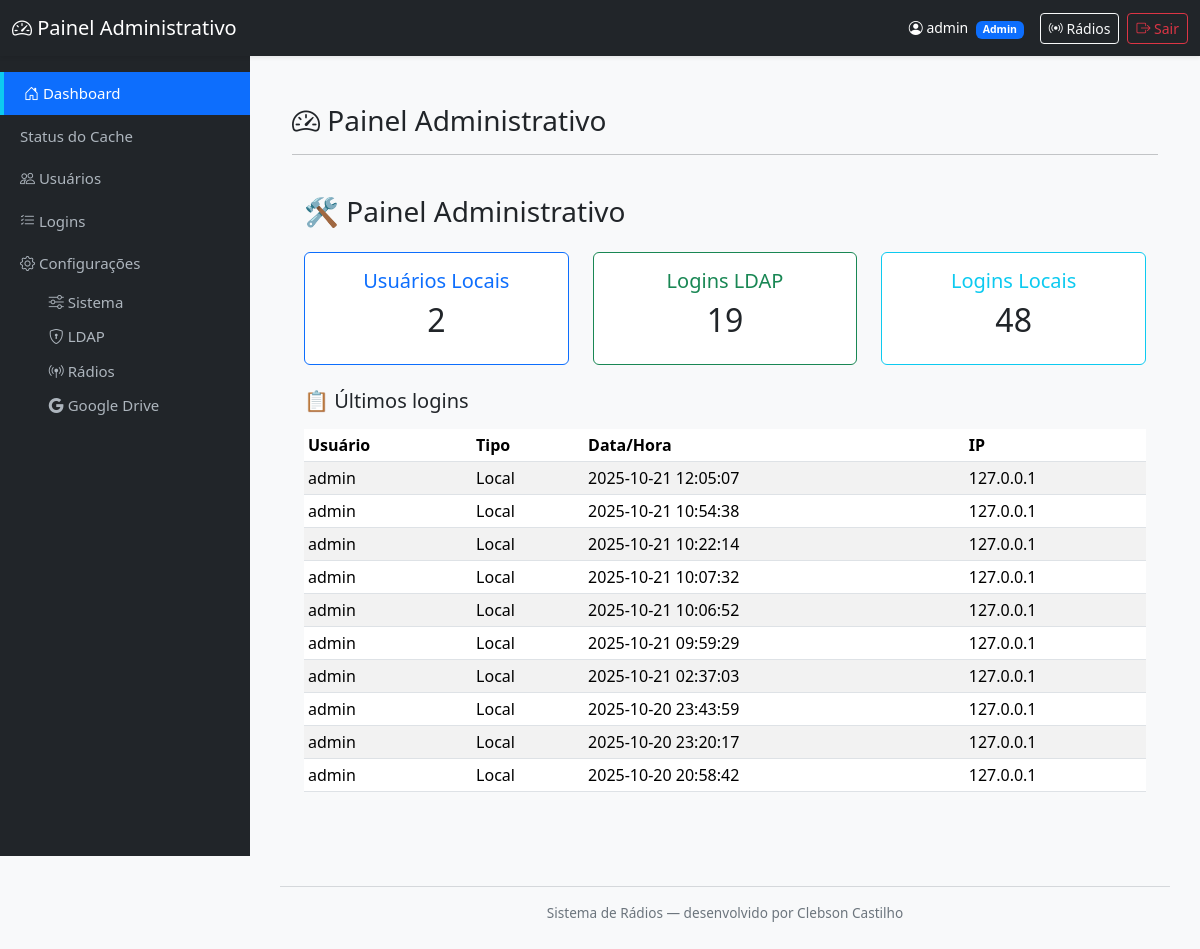
The page /admin/dashboard (signed in) on the database as committed earlier.
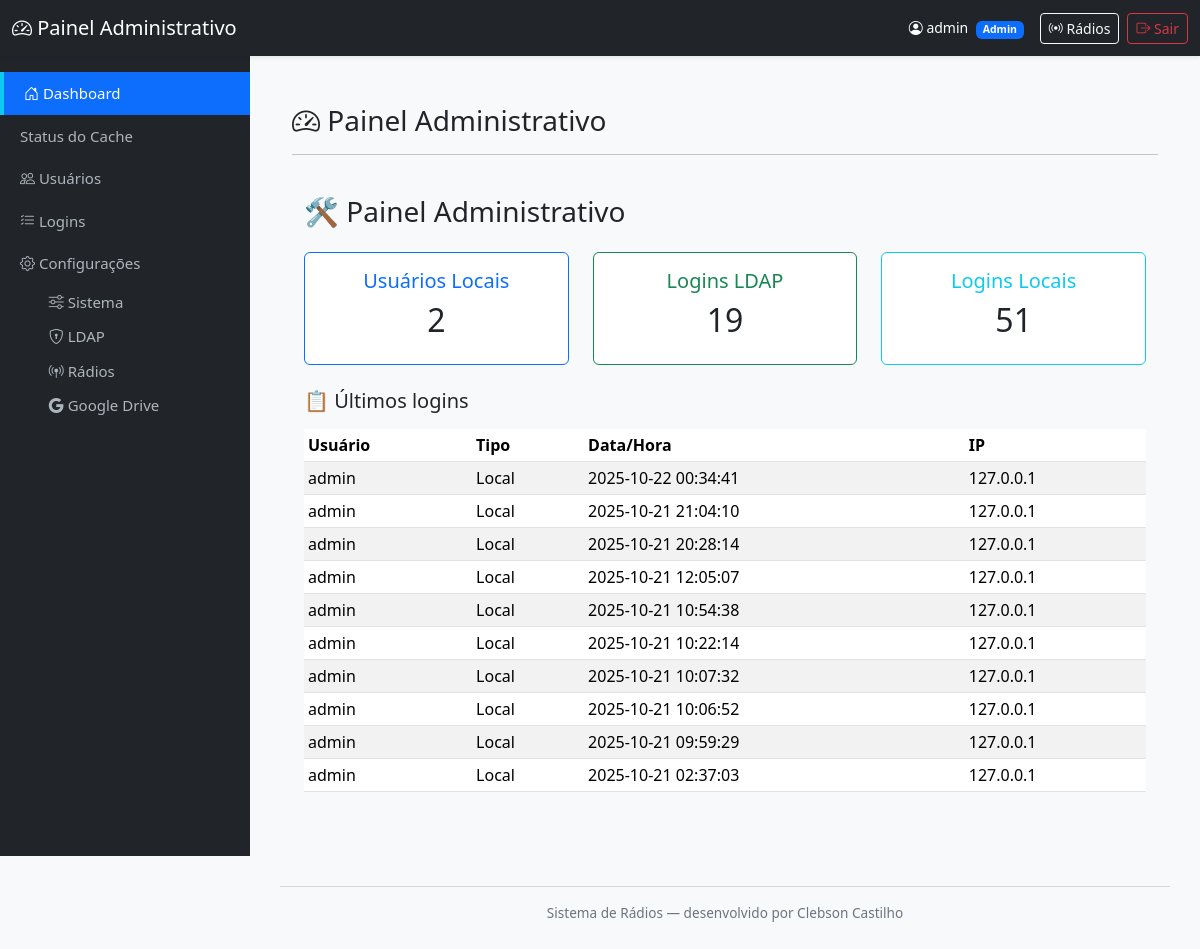
The same page on the database as committed later.
### tables this page shows
CREATE TABLE logins (
            id INTEGER PRIMARY KEY AUTOINCREMENT,
            usuario TEXT NOT NULL,
            tipo_login TEXT NOT NULL,
            data_hora TEXT NOT NULL,
            ip TEXT
        );

### mod_admin/routes.py (the view)
@bp_admin.route('/admin/dashboard')
@admin_required   # ✅ Decorator direto
def dashboard():
    total_usuarios = contar_usuarios()
    logins = contar_logins()
    total_local = logins.get("local", 0)
    total_ldap = logins.get("ldap", 0)
    logs = listar_logins(10)
    usuarios = listar_usuarios()
    return render_template(
        'admin_dashboard.html',
        total_usuarios=total_usuarios,
        total_local=total_local,
        total_ldap=total_ldap,
        logs=logs,
        usuarios=usuarios
    )

### mod_admin/models.py (called while the page is built)
def get_connection():
    conn = sqlite3.connect(DB_PATH, check_same_thread=False)
    conn.row_factory = sqlite3.Row
    return conn

def listar_logins(limit=100):
    conn = get_connection()
    cur = conn.cursor()
    cur.execute("""
        SELECT usuario, tipo_login, data_hora, ip
        FROM logins
        ORDER BY id DESC
        LIMIT ?
    """, (limit,))
    registros = cur.fetchall()
    conn.close()
    return registros

def contar_logins():
    conn = get_connection()
    cur = conn.cursor()
    cur.execute("SELECT COUNT(*) FROM logins WHERE tipo_login='local'")
    total_local = cur.fetchone()[0]
    cur.execute("SELECT COUNT(*) FROM logins WHERE tipo_login='ldap'")
    total_ldap = cur.fetchone()[0]
    conn.close()
    return {"local": total_local, "ldap": total_ldap}

def contar_usuarios():
    conn = get_connection()
    cur = conn.cursor()
    cur.execute("SELECT COUNT(*) FROM usuarios")
    total = cur.fetchone()[0]
    conn.close()
    return total

### mod_admin/templates/admin_dashboard.html (shortened to what this page needs)
{% extends "admin_base.html" %}
{% block content %}
<div class="container py-4">
  <h3><i class="bi bi-speedometer2"></i> Painel Administrativo </h3>
  <hr>
  <div class="container py-4">
    <h3 class="mb-4">🛠 Painel Administrativo</h3>
    <div class="row text-center mb-4">
      <div class="col-md-4">
        <div class="card border-primary">
          <div class="card-body">
            <h5 class="text-primary">Usuários Locais</h5>
            <h2>{{ total_usuarios }}</h2>
          </div>
        </div>
      </div>
      <div class="col-md-4">
        <div class="card border-success">
          <div class="card-body">
            <h5 class="text-success">Logins LDAP</h5>
            <h2>{{ total_ldap }}</h2>
          </div>
        </div>
      </div>
      <div class="col-md-4">
        <div class="card border-info">
          <div class="card-body">
            <h5 class="text-info">Logins Locais</h5>
            <h2>{{ total_local }}</h2>
          </div>
        </div>
      </div>
    </div>
    <h5 class="mb-3">📋 Últimos logins</h5>
    <table class="table table-sm table-striped">
      <thead>
        <tr>
          <th>Usuário</th>
          <th>Tipo</th>
          <th>Data/Hora</th>
          <th>IP</th>
        </tr>
      </thead>
      <tbody>
        {% for u, t, d, i in logs %}
        <tr>
          <td>{{ u }}</td>
          <td>{{ t|capitalize }}</td>
          <td>{{ d }}</td>
          <td>{{ i or '-' }}</td>
        </tr>
        {% endfor %}
      </tbody>
    </table>
  </div>
</div>
{% endblock %}

Rows that differ between the two databases and show on the page:
no longer on this page (row unchanged): logins: usuario "admin", tipo_login "Local", data_hora "2025-10-20 23:43:59", ip "127.0.0.1"
no longer on this page (row unchanged): logins: usuario "admin", tipo_login "Local", data_hora "2025-10-20 23:20:17", ip "127.0.0.1"
no longer on this page (row unchanged): logins: usuario "admin", tipo_login "Local", data_hora "2025-10-20 20:58:42", ip "127.0.0.1"
added logins: usuario "admin", tipo_login "Local", data_hora "2025-10-22 00:34:41", ip "127.0.0.1"
added logins: usuario "admin", tipo_login "Local", data_hora "2025-10-21 21:04:10", ip "127.0.0.1"
added logins: usuario "admin", tipo_login "Local", data_hora "2025-10-21 20:28:14", ip "127.0.0.1"
Other text that changed with them:
{{ total_local }}: "48" → "51"
